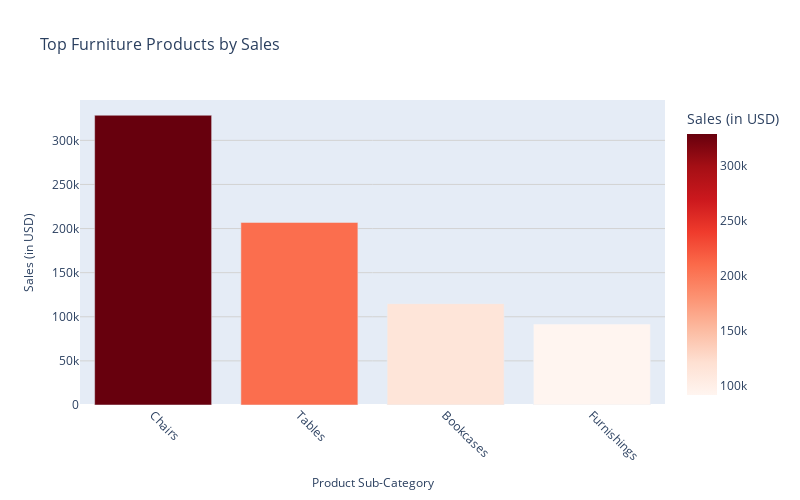

The notebook cell this image was saved under:
### Markdown cell above
#### Observations:

New York city has sales of more than 70k which is the highest in all the cities of US and Springfield is the lowest in all the cities with around 10k of average sales.

### Code cell
# Calculate total sales per product
product_sales = data.groupby('sub-category', observed=True)['sales'].sum().sort_values(ascending=False)

# Prepare data for the top 10 products
top_10_products = product_sales.head(10).reset_index()
top_10_products.columns = ['sub-category', 'sales']

# Plot using Plotly
fig = px.bar(
    top_10_products,
    x='sub-category',
    y='sales',
    title='Top Furniture Products by Sales',
    labels={'sales': 'Sales (in USD)', 'sub-category': 'Product Sub-Category'},
    color='sales',
    color_continuous_scale='reds'
)

# Customize layout
fig.update_layout(
    title_font_size=16,
    xaxis_title_font_size=12,
    yaxis_title_font_size=12,
    xaxis_tickangle=45,
    template='plotly',
    height=500,
    width=800,
    yaxis=dict(showgrid=True, gridcolor='lightgray')
)

# Show the plot
fig.show()

### Figure 1 — Plotly figure (JSON) as saved in the notebook; plotly's stock layout.template omitted (floating-point values rounded to 4 significant figures)
{"data": [{"alignmentgroup": "True", "hovertemplate": "Product Sub-Category=%{x}<br>Sales (in USD)=%{marker.color}<extra></extra>", "legendgroup": "", "marker": {"color": [328400.0, 207000.0, 114900.0, 91710.0], "coloraxis": "coloraxis", "pattern": {"shape": ""}}, "name": "", "offsetgroup": "", "orientation": "v", "showlegend": false, "textposition": "auto", "type": "bar", "x": ["Chairs", "Tables", "Bookcases", "Furnishings"], "xaxis": "x", "y": [328400.0, 207000.0, 114900.0, 91710.0], "yaxis": "y"}], "layout": {"barmode": "relative", "coloraxis": {"colorbar": {"title": {"text": "Sales (in USD)"}}, "colorscale": [[0, "rgb(255,245,240)"], [0.125, "rgb(254,224,210)"], [0.25, "rgb(252,187,161)"], [0.375, "rgb(252,146,114)"], [0.5, "rgb(251,106,74)"], [0.625, "rgb(239,59,44)"], [0.75, "rgb(203,24,29)"], [0.875, "rgb(165,15,21)"], [1, "rgb(103,0,13)"]]}, "height": 500, "legend": {"tracegroupgap": 0}, "title": {"font": {"size": 16}, "text": "Top Furniture Products by Sales"}, "width": 800, "xaxis": {"anchor": "y", "domain": [0, 1], "tickangle": 45, "title": {"font": {"size": 12}, "text": "Product Sub-Category"}}, "yaxis": {"anchor": "x", "domain": [0, 1], "gridcolor": "lightgray", "showgrid": true, "title": {"font": {"size": 12}, "text": "Sales (in USD)"}}}}
